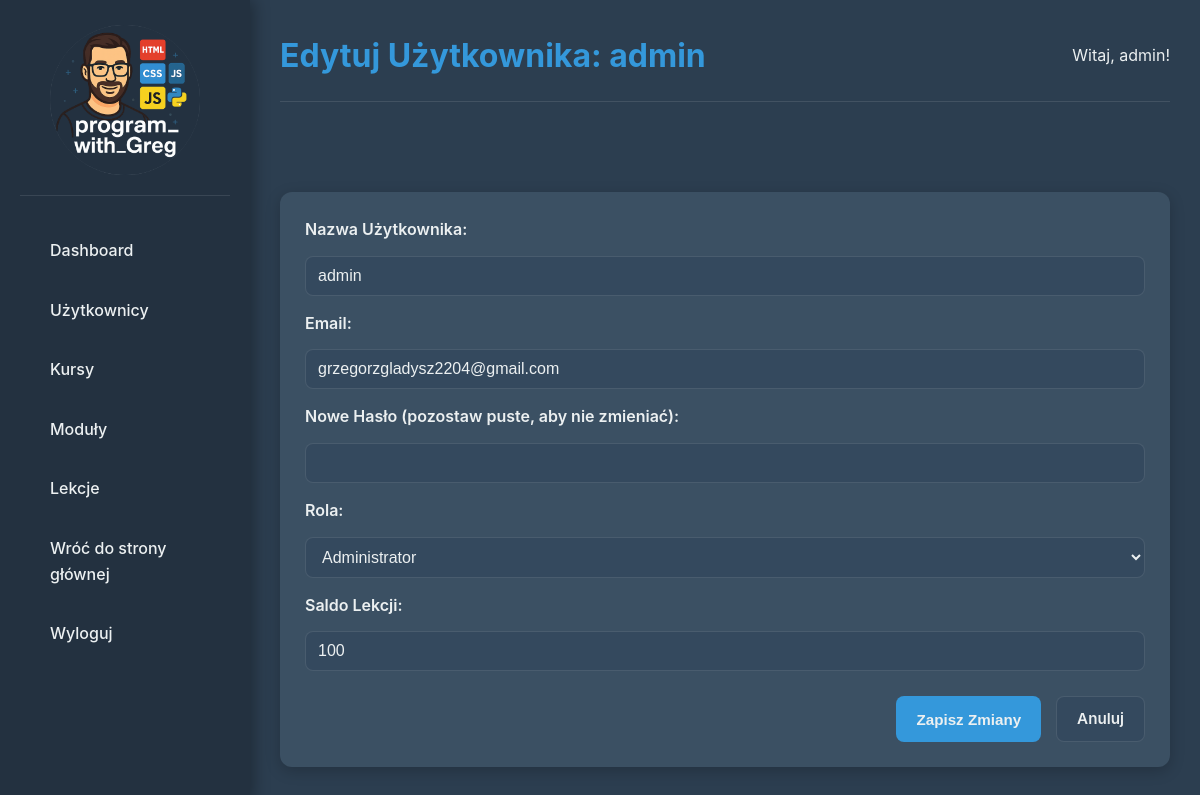
/admin/users/edit/1 (signed in), run on the app's committed database.
### New Portfolio/models.py (models this page shows, shortened)
class User(db.Model):
    id = db.Column(db.Integer, primary_key=True)
    username = db.Column(db.String(80), unique=True, nullable=False)
    email = db.Column(db.String(120), unique=True, nullable=False)
    password_hash = db.Column(db.String(255), nullable=False) # Zwiększono rozmiar dla bezpieczeństwa hashy
    role = db.Column(db.String(20), default='user', nullable=False) # 'user', 'admin'. Dodano nullable=False
    lessons_balance = db.Column(db.Integer, default=0, nullable=False) # Dodano nullable=False
    created_at = db.Column(db.DateTime, default=datetime.utcnow)
    course_accesses = db.relationship('UserCourseAccess', backref='user', lazy=True, cascade="all, delete-orphan")

### New Portfolio/main.py (the view, shortened to what this page needs)
@app.route('/admin/users/edit/<int:user_id>', methods=['GET', 'POST'])
@admin_required
def admin_edit_user(user_id):
    user = User.query.get_or_404(user_id)
    return render_template('admin/edit_user.html', user=user)

### New Portfolio/main.py (called while the page is built)
def admin_required(f):
    @wraps(f)
    def wrap(*args, **kwargs):
        if 'logged_in' in session and session['logged_in'] and session.get('user_role') == 'admin':
            return f(*args, **kwargs)
        else:
            flash('Brak uprawnień. Tylko administratorzy mogą uzyskać dostęp do tej strony.', 'danger')
            return redirect(url_for('index'))
    return wrap

### New Portfolio/templates/admin/edit_user.html (shortened to what this page needs)
{% extends "admin/base_admin.html" %}
{% block page_title %}Edytuj Użytkownika: {{ user.username }}{% endblock %}
{% block content %}
    <div class="admin-form-container admin-card">
        <form method="POST" action="{{ url_for('admin_edit_user', user_id=user.id) }}">
            <div class="form-group">
                <label for="username">Nazwa Użytkownika:</label>
                <input type="text" id="username" name="username" value="{{ user.username }}" required>
            </div>
            <div class="form-group">
                <label for="email">Email:</label>
                <input type="email" id="email" name="email" value="{{ user.email }}" required>
            </div>
            <div class="form-group">
                <label for="password">Nowe Hasło (pozostaw puste, aby nie zmieniać):</label>
                <input type="password" id="password" name="password">
            </div>
            <div class="form-group">
                <label for="role">Rola:</label>
                <select id="role" name="role">
                    <option value="admin" {% if user.role == 'admin' %}selected{% endif %}>Administrator</option>
                </select>
            </div>
            <div class="form-group">
                <label for="lessons_balance">Saldo Lekcji:</label>
                <input type="number" id="lessons_balance" name="lessons_balance" value="{{ user.lessons_balance }}" min="0">
            </div>
            <div class="form-actions">
                <button type="submit" class="btn-primary">Zapisz Zmiany</button>
                <a href="{{ url_for('admin_users') }}" class="btn-secondary">Anuluj</a>
            </div>
        </form>
    </div>
{% endblock %}

### New Portfolio/static/css/admin.css (style rules this page uses)
:root { --admin-bg-dark: #2c3e50; --admin-bg-light: #34495e; --admin-sidebar-bg: #233140; --admin-text-light: #ecf0f1; --admin-text-darker: #bdc3c7; --admin-accent-blue: #3498db; --admin-accent-green: #27ae60; --admin-accent-red: #e74c3c; --admin-accent-orange: #f39c12; --admin-border-color: rgba(255, 255, 255, 0.1); --admin-card-bg: #3b5063; --admin-hover-bg: rgba(255, 255, 255, 0.08); --admin-active-bg: var(--admin-accent-blue); }
*, *::before, *::after { box-sizing: border-box; margin: 0; padding: 0; }
html { height: 100%; }
body { font-family: 'Inter', 'Segoe UI', Tahoma, Geneva, Verdana, sans-serif; background-color: var(--admin-bg-dark); color: var(--admin-text-light); line-height: 1.6; overflow-x: hidden; min-height: 100vh; display: flex; flex-direction: column; }
a { text-decoration: none; color: inherit; }
input[type="text"], input[type="email"], input[type="password"], input[type="number"], textarea, select { width: 100%; padding: 10px 12px; margin-top: 5px; border: 1px solid var(--admin-border-color); border-radius: 8px; background-color: var(--admin-bg-light); color: var(--admin-text-light); font-size: 1rem; transition: border-color 0.2s ease, box-shadow 0.2s ease; }
.btn-primary, .btn-secondary, .btn-action, .btn-small { padding: 10px 20px; border-radius: 8px; font-size: 0.95rem; font-weight: 600; text-align: center; transition: all 0.3s ease; cursor: pointer; border: none; display: inline-flex; align-items: center; justify-content: center; gap: 8px; }
.btn-primary { background-color: var(--admin-accent-blue); color: var(--admin-text-light); }
.btn-secondary { background-color: var(--admin-bg-light); color: var(--admin-text-light); border: 1px solid var(--admin-border-color); }
.admin-card { background-color: var(--admin-card-bg); border-radius: 12px; padding: 25px; box-shadow: 0 4px 15px rgba(0, 0, 0, 0.2); }
.admin-form-container { margin-top: 20px; }
.form-group { margin-bottom: 15px; }
.form-group label { display: block; margin-bottom: 8px; font-weight: 600; color: var(--admin-text-light); }
.form-actions { margin-top: 25px; display: flex; gap: 15px; justify-content: flex-end; }

### data on the page
User: username "admin", email "grzegorzgladysz2204@gmail.com", role "Administrator", lessons_balance "100"

### other printed values
{{ session.get('username', 'Admin') }} "admin"
